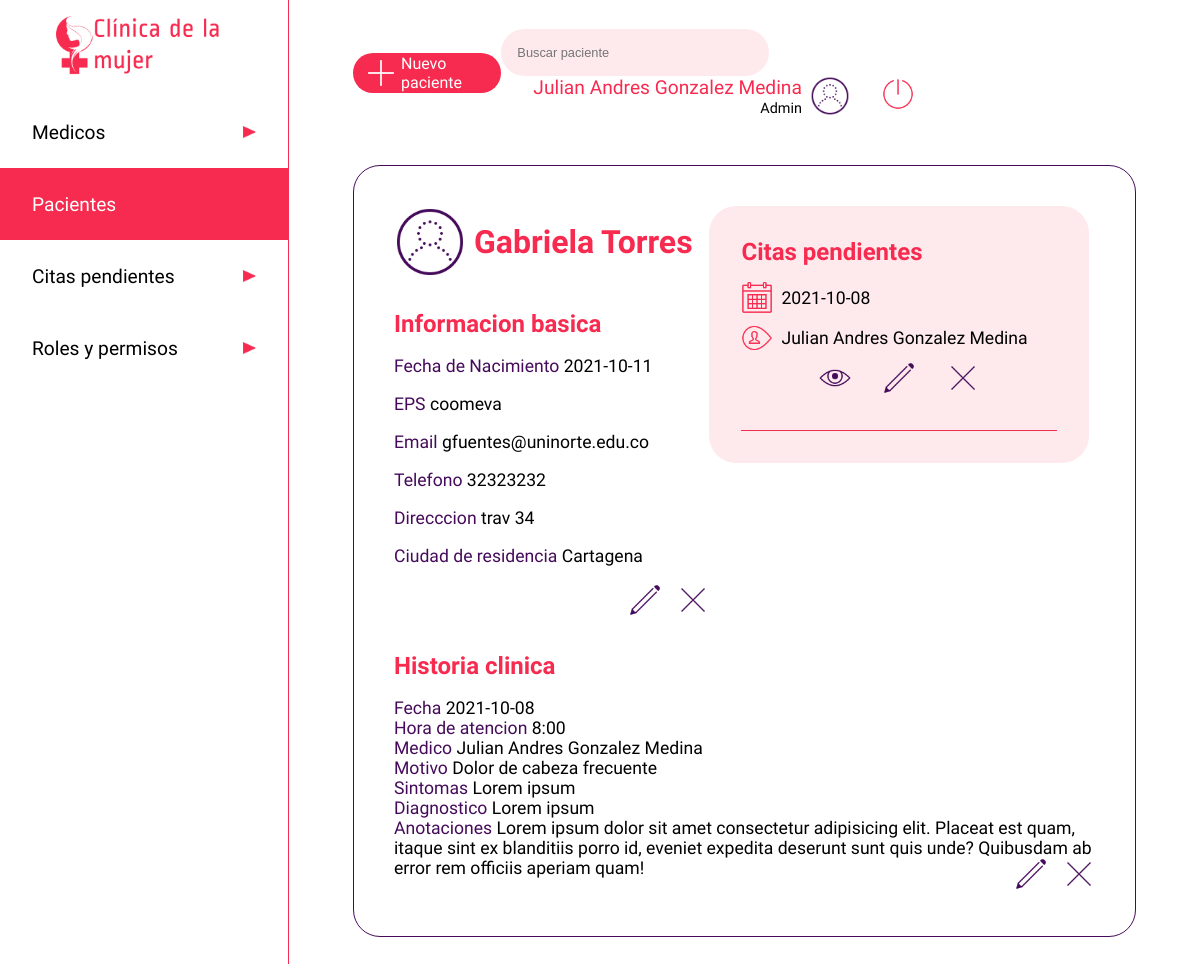
The app's page /paciente/45425474 (signed in), older data.
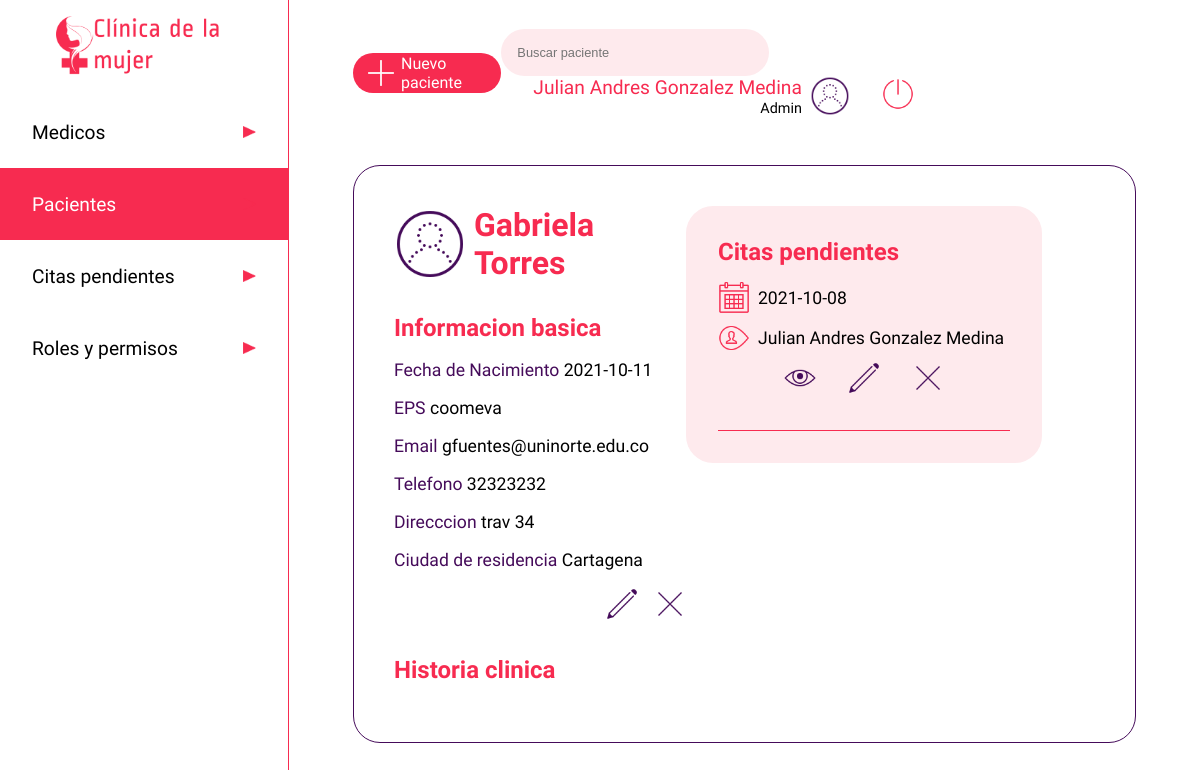
The same page, newer data.
### app.py (models this page shows, shortened)
class users(db.Model):
    __tablename__ = 'users'
    cedula = db.Column(db.Integer, primary_key=True)
    nombre=db.Column(db.String)
    apellido=db.Column(db.String)
    nacimiento=db.Column(db.String)
    eps=db.Column(db.String)
    email=db.Column(db.String, unique=True)
    telefono=db.Column(db.Integer)
    dir=db.Column(db.String)
    ciudad=db.Column(db.String)
    password=db.Column(db.String)
    rol =db.Column(db.String)
    especialidad = db.Column(db.String)
    estado = db.Column(db.Boolean)

class citas(db.Model):
    __tablename__ = 'citas'
    cita_id=db.Column(db.Integer, primary_key=True)
    medico_id = db.Column(db.Integer, nullable=False)
    paciente_id = db.Column(db.Integer, nullable=False)
    fecha = db.Column(db.String)
    motivo = db.Column(db.String(500))
    estado = db.Column(db.Boolean)
    hora_atencion = db.Column(db.String)
    sintomas = db.Column(db.String)
    diagnostico = db.Column(db.String)
    anotaciones = db.Column(db.String)
    calificacion = db.Column(db.Integer)
    calificacion_obs = db.Column(db.String)

### app.py (the view)
@app.route('/paciente/<user>', methods=['GET'])
def view_paciente(user):
    if 'usuarioIngresado' in session:
        paciente = users.query.filter_by(cedula=user).first()
        usuario = users.query.filter_by(cedula=int(session['usuarioIngresado'])).first()
        medicos = users.query.filter_by(rol='medico')
        citass = citas.query.filter_by(paciente_id=user).all()
        return render('userpaciente.html', data=paciente, row=usuario, listamedicos=medicos,  cita=citass)
    else:
        return render('acceso-denegado.html')

### templates/userpaciente.html (shortened to what this page needs)
<!DOCTYPE html>
<html lang="es">
<head>
    <link rel="stylesheet" type="text/css" href="{{ url_for('static', filename='css/users.css')}}">
</head>
<body>
    <header class="header">
        <a href="/dashboard" type="button" class="btn"><img src="{{ url_for('static', filename='images/iconoclinica.png')}}" class="logo" alt="Clinica de la mujer"></a>
        <nav>
            <ul class="menu">
                <li class="menuitems"><a href="/medico" class="menulink"><span>Medicos</span><img src="{{ url_for('static', filename='images/triangulo.png')}}"  class="flecha" alt=""></a></li>
                <li class="menuitems"><a href="/paciente" class="menuselect"><span>Pacientes</span><img src="{{ url_for('static', filename='images/triangulo.png')}}"  class="flecha" alt=""></a></li>
                <li class="menuitems"><a href="/listado-citas" class="menulink"><span>Citas pendientes</span><img src="{{ url_for('static', filename='images/triangulo.png')}}"  class="flecha" alt=""></a></li>
                <li class="menuitems"><a href="/roles" class="menulink"><span>Roles y permisos</span><img src="{{ url_for('static', filename='images/triangulo.png')}}"  class="flecha" alt=""></a></li>
            </ul>
        </nav>
    </header>
    <main class="main">
        <div class="searchuser">
            <a href="/registro" class="newuser"><img src="{{ url_for('static', filename='images/plus_math_100px.png')}}" class="profile" alt="+"><span>Nuevo paciente</span></a>
            <div>
                <input type="search" class="search" placeholder="Buscar paciente">
                <div class="perfil">
                    <div>
                        <span class="nameuser">{{ row ['nombre'] }} {{ row ['apellido'] }}</span><br>
                        <span class="roluser">Admin</span>
                    </div>
                    <img src="{{ url_for('static', filename='images/test_account_100px.png')}}" class="profile" alt="">
                    <a href="/logout" type="button" class="btn"><img src="{{ url_for('static', filename='images/off.png')}}" class="logout" alt="Cerrar sesion"></a>
                </div>
            </div>
        </div>
        <div class="cuerpo">
            <div class="pacienteperfil">
                <div class="perfilcitas">
                    <div class="contenedorperfil">
                        <div class="userperf">
                            <img src="{{ url_for('static', filename='images/test_account_100px.png')}}" class="userper" alt="">
                            <h1 class="username">{{data.nombre}} {{data.apellido}}</h1>
                        </div>
                        <div class="userinfo">
                            <h2 class="infotitle">Informacion basica</h2><br>
                            <span style="color:#450B5A">Fecha de Nacimiento </span><span style="color:#000000">{{data.nacimiento}}</span> <br><br>
                            <span style="color:#450B5A">EPS </span><span style="color:#000000">{{data.eps}}</span> <br><br>
                            <span style="color:#450B5A">Email </span><span style="color:#000000">{{data.email}}</span><br><br>
                            <span style="color:#450B5A">Telefono </span><span style="color:#000000">{{data.telefono}}</span> <br><br>
                            <span style="color:#450B5A">Direcccion </span><span style="color:#000000">{{data.dir}}</span> <br><br>
                            <span style="color:#450B5A">Ciudad de residencia </span><span style="color:#000000">{{data.ciudad}}</span> <br><br>
                            <div class="contenedordbtn">
                                <a href="/paciente/{{data.cedula}}/editar"><img src="{{ url_for('static', filename='images/edit_100px.png')}}" class="btned" alt=""></a>
                                <a href="/paciente/{{data.cedula}}/editar"><img src="{{ url_for('static', filename='images/delete_100px.png')}}" class="btned" alt=""></a>
                            </div>
                        </div>
                    </div>
                    <div class="contenedorcitas">
                        <h2 class="infotitle">Citas pendientes</h1>
                            {% for c in cita %}
                            <div class="infocita">
                                <div class="diahora">
                                    <img src="{{ url_for('static', filename='images/calendar_100px.png')}}" class="calendarwatch" alt=""><span>{{ c.fecha }}</span>
                                </div>
                                <div class="diahora">
                                    <img src="{{ url_for('static', filename='images/username_100px.png')}}" class="calendarwatch" alt="">
                                    {% for l in listamedicos %}
                                        {% if c.medico_id == l.cedula %}
                                            <span>{{l.nombre}} {{l.apellido}}</span>
                                        {% endif %}
                                    {% endfor %}
                                </div>
                                <div class="contenedortbtn">
                                    <a href="/listado-citas/{{ c.cita_id }}"><img src="{{ url_for('static', filename='images/eye_100px.png')}}" class="btned" alt=""></a>
                                    <a href="/listado-citas/{{ c.cita_id }}/editar"><img src="{{ url_for('static', filename='images/edit_100px.png')}}" class="btned" alt=""></a>
                                    <a href="/listado-citas/{{ c.cita_id }}/eliminar"><img src="{{ url_for('static', filename='images/delete_100px.png')}}" class="btned" alt=""></a>
                                </div>
                            </div>
                            {% endfor %}
                        <hr color="#F72B50" size="0.5rem">
                    </div>
                </div>
                <div class="userhistoria">
                    <h2 class="infotitle">Historia clinica</h2><br>
                    {% for c in cita %}
                    {% if c.estado == 1%}
                    <div class="detallehistoria">
                        <span style="color:#450B5A">Fecha </span><span>{{c.fecha}}</span> <br>
                        <span style="color:#450B5A">Hora de atencion </span><span>{{c.hora_atencion}}</span> <br>
                        <span style="color:#450B5A">Medico </span>
                        <span>
                            {% for l in listamedicos %}
                            {% if c.medico_id == l.cedula %}
                                <span>{{l.nombre}} {{l.apellido}}</span>
                            {% endif %}
                            {% endfor %}
                        </span> <br>
                        <span style="color:#450B5A">Motivo </span><span>{{c.motivo}}</span> <br>
                        <span style="color:#450B5A">Sintomas </span><span>{{c.sintomas}}</span> <br>
                        <span style="color:#450B5A">Diagnostico </span><span>{{c.diagnostico}}</span> <br>
                        <span style="color:#450B5A">Anotaciones </span><span>{{c.anotaciones}}</span>
                        <div class="contenedordbtn">
                            <a href="/historia-clinica/{{ c.cita_id }}/editar"><img src="{{ url_for('static', filename='images/edit_100px.png')}}" class="btned" alt=""></a>
                            <a href="/historia-clinica/{{ c.cita_id }}/eliminar"><img src="{{ url_for('static', filename='images/delete_100px.png')}}" class="btned" alt=""></a>
                        </div>
                    </div> <br>
                    {% endif %}
                    {% endfor %}
                </div>
            </div>
    </main>
</body>
</html>

### static/css/users.css (style rules this page uses)
* { padding: 0; margin: 0; }
.btned { width: 2rem; }
body { display: flex; }
.calendarwatch { height: 2rem; }
.contenedordbtn { display: flex; justify-content: space-between; width: 5rem; float: right; }
.contenedortbtn { display: flex; justify-content: space-between; width: 10rem; margin: auto; padding-bottom: 1rem; }
.contenedorperfil { width: 45%; }
.logout { height: 2rem; margin-left: 2rem; }
.contenedorcitas { height: 100%; width: 45%; background-color: #FEEAED; border-radius: 1.6875rem; padding: 2rem; }
.cuerpo { display: flex; margin-top: 3rem; border: 0.1rem solid #450B5A; border-radius: 1.6875rem; padding: 2.5rem; justify-content: space-between; align-items: center; }
.diahora { margin-top: 0.5rem; margin-bottom: 0.5rem; width: 100%; display: flex; align-items: center; }
.diahora span { margin-left: 0.5rem; }
.flecha { width: 0.8rem; height: 0.8rem; }
.perfil { display: inline-flex; align-items: center; text-align: right; margin-left: 2rem; justify-content: flex-end; }
.header { margin:0; display: inline-block; width: 18rem; height: 100vh; justify-content: center; }
.infocita { font-family: 'Average Sans', sans-serif; font-size: 1.1rem; margin-top: 1rem; margin-bottom: 1rem; justify-content: center; }
.infotitle { font-size: 1.5rem; font-family: 'Ropa Sans', sans-serif; color: #F72B50; }
.logo { display: block; height: 4rem; margin: auto; padding: 1rem; }
.main { width: calc(100% - 18rem); padding: 1.8rem 4rem; border-left: 0.1rem solid #F72B50; }
.menu { font-family: 'Average Sans', sans-serif; list-style: none; color: black; }
.menulink { display: inline-flex; font-size: 1.2rem; width: 14rem; height: 1.5rem; padding: 1.5rem 2rem; text-decoration: none; color: black; background-color: white; justify-content: space-between; align-items: center; margin: 0; }
.menuselect { display: inline-flex; font-size: 1.2rem; width: 14rem; height: 1.5rem; padding: 1.5rem 2rem; text-decoration: none; color: black; background-color: #F72B50; color: white; justify-content: space-between; align-items: center; margin: 0; }
.nameuser { font-family: 'Ropa Sans', sans-serif; font-size: 1.2rem; color: #F72B50; }
.newuser { display: flex; width: 10rem; background: #F72B50; color: white; font-size: 1rem; font-family: 'Average Sans', sans-serif; border-radius: 1.6875rem; align-items: center; text-decoration: none; }
.roluser { font-family: 'Ropa Sans', sans-serif; font-size: 0.9rem; }
.pacienteperfil { display: flex; flex-direction: column; }
.perfilcitas { display: flex; }
.profile { height: 2.5rem; margin-left: 0.5rem; }
.search { width: 16.75rem; padding: 1rem; background: #FEEAED; border: none; font-size: 0.8rem; color: black; border-radius: 1.6875rem; outline: none; }
.searchuser { display: flex; align-items: center; justify-content: space-between; }
.username { margin-left: 0.5rem; font-size: 2rem; font-family: 'Ropa Sans', sans-serif; }
.userinfo { margin-top: 2rem; }
.userinfo span { font-family: 'Average Sans', sans-serif; font-size: 1.1rem; width: 100%; }
.userper { height: 4.5rem; }
.userperf { display: flex; color: #F72B50; align-items: center; }
.userhistoria { margin-top: 2rem; }

Row changes from the older to the newer data that the page shows:
no longer on one of the page's lists (row edited): citas: fecha "2021-10-08", hora_atencion "8:00", motivo "Dolor de cabeza frecuente", sintomas "Lorem ipsum", diagnostico "Lorem ipsum", anotaciones "Lorem ipsum dolor sit amet consectetur adipisicing elit. Placeat est quam, itaque sint ex blanditiis porro id, eveniet expedita deserunt sunt quis unde? Quibusdam ab error rem officiis aperiam quam!"
changed citas: loses users (nombre "Julian Andres", apellido "Gonzalez Medina")
